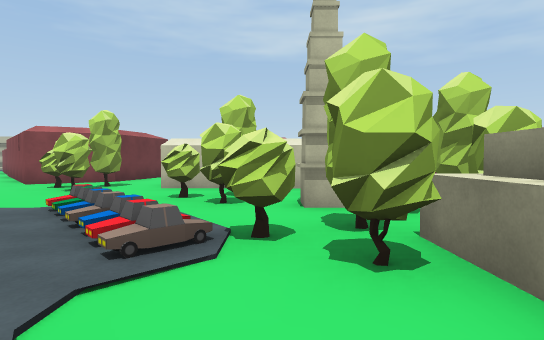
[1] (above)

21 first-person views from a walk through a Unity game level. The camera is 1.3 m above the floor, tilts 2° down and sees 80° across. The floor is counted in squares, 2 m on a side. Each view is taken from the middle of a square. On the plan, view 1 faces up. The plan holds only what a view shows up to about 10 squares ahead; the rest is blank. The place goes on beyond the plan. The player character is not drawn.

[2]
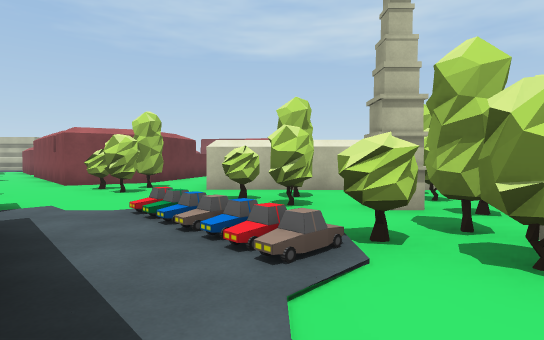

[3]
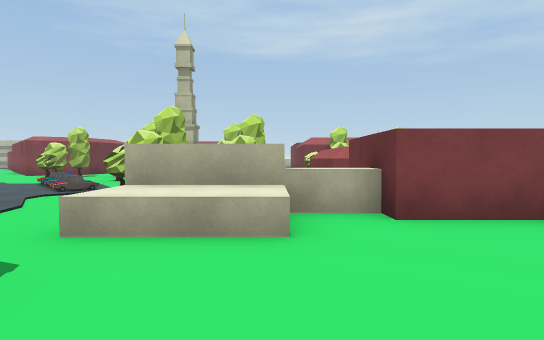

[4]
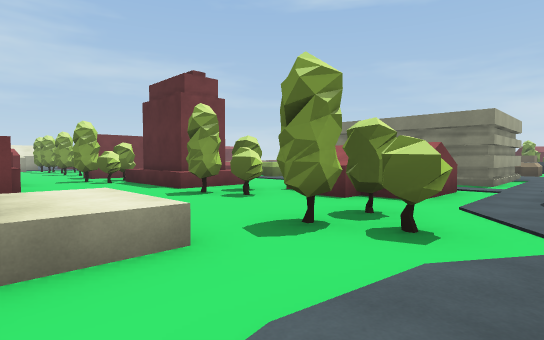

[5]
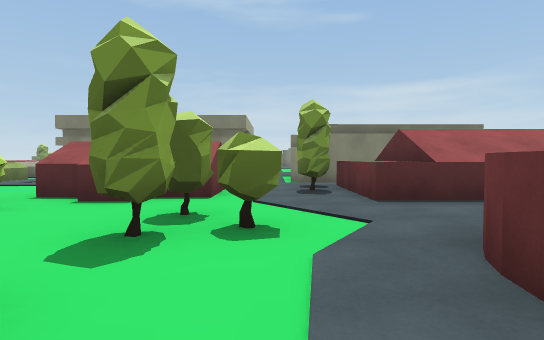

[6]
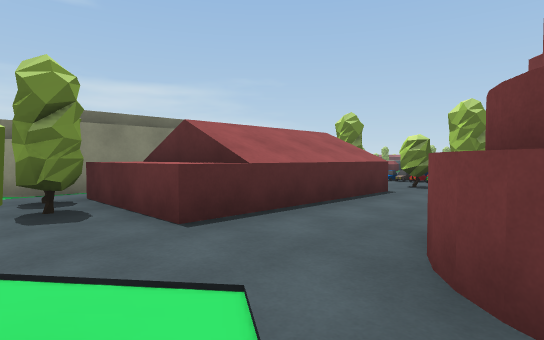

[7]
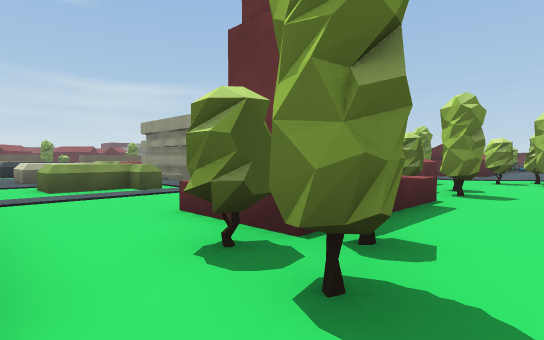

[8]
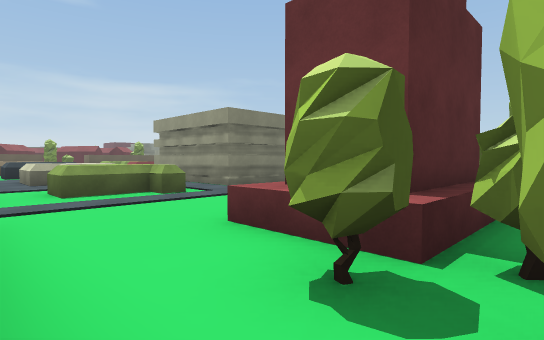

[9]
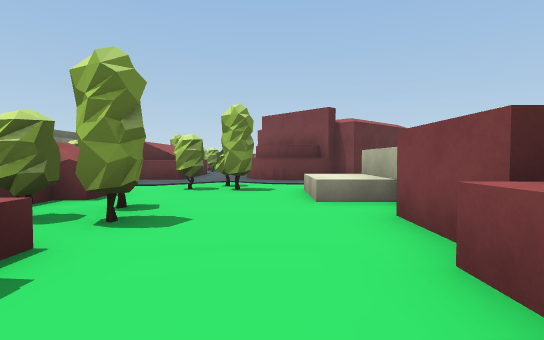

[10]
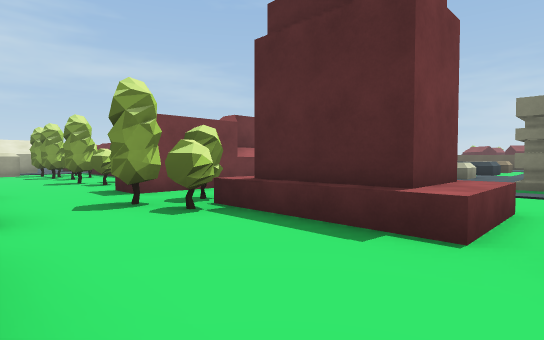

[11]
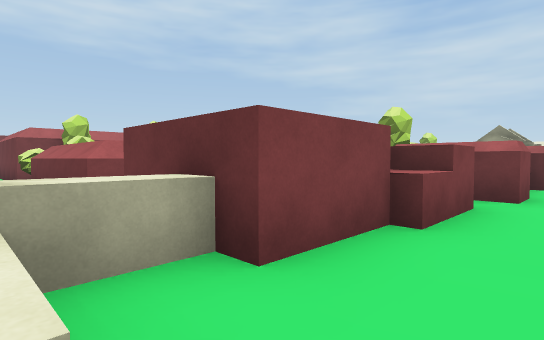

[12]
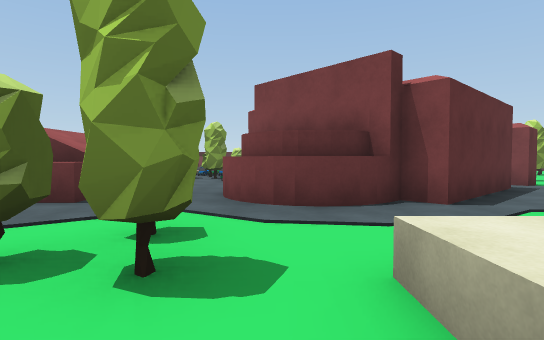

[13]
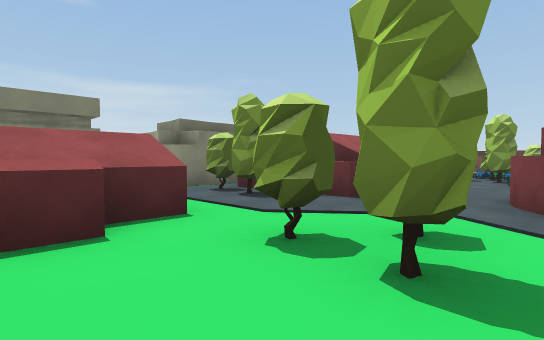

[14]
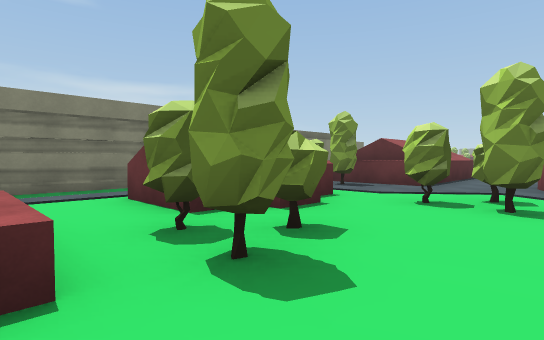

[15]
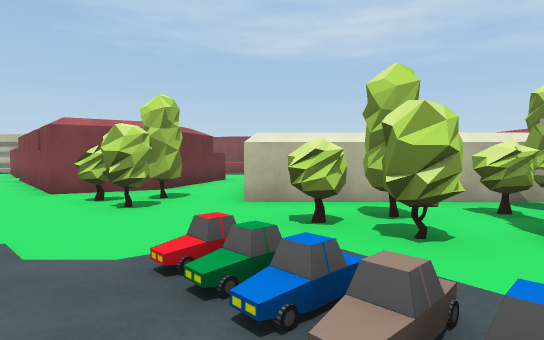

[16]
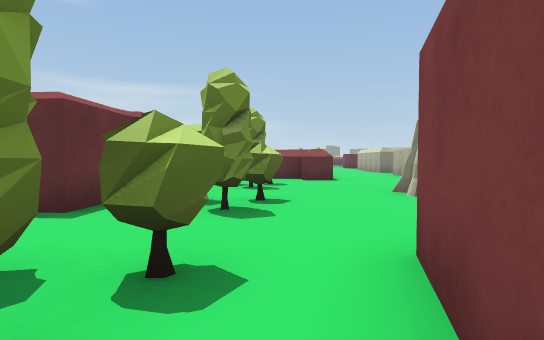

[17]
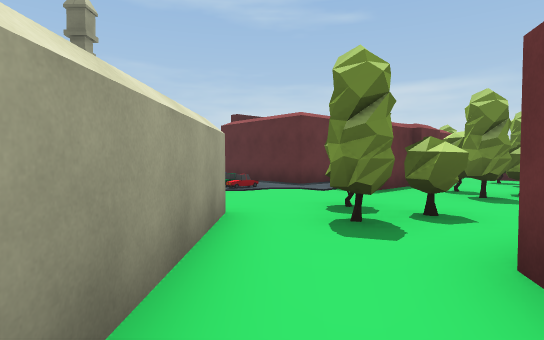

[18]
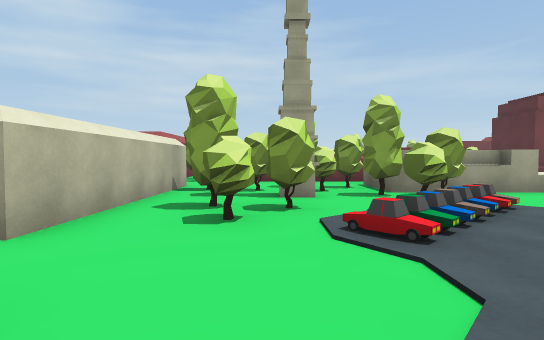

[19]
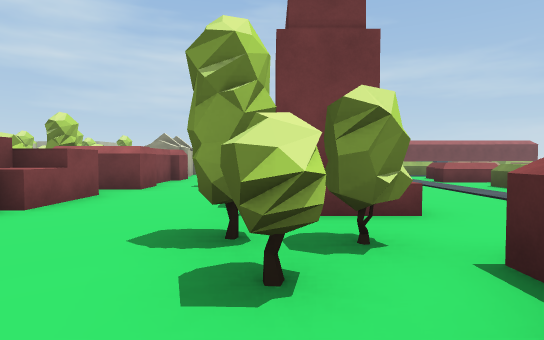

[20]
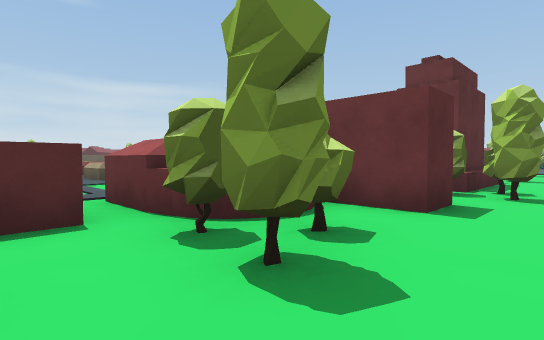

[21]
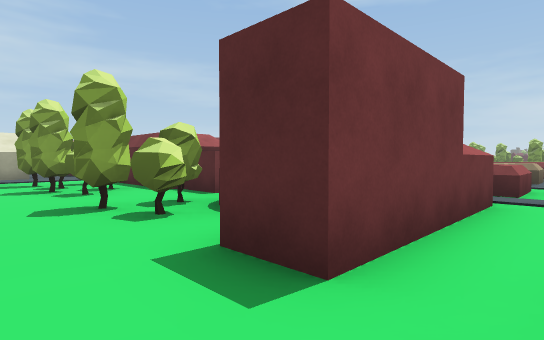

### Floor plan
Key: @ floor where view 1 was taken; # wall or solid block; . floor; / step, stairs or slope; ^ raised ledge; T tree; W tower; G garage; O other object.
Columns run from 8 left of view 1 to 22 right of it. Each row starts with its distance up from view 1.
 12     #.
 11 #   #.      #
 10 ## ##.#     #
  9 .###..#     #
  8 ..#TT.#    ##
  7 ...TT.######TTT
  6 ..T.T.TTTTT.OO
  5 TTT....TTTTTO
  4  T##..OTWTTTO
  3   ###.OOTTTTOO
  2    ###./.T# O    T
  1      ##..## O   TTT
  0       #.@###OOOO O   OOO
 -1       ##.^^^..OOOOOOO.OO
 -2       ##..................
 -3  TO..^..TT.......TT....T..TT .#
 -4 OT.......T..TTOOOTTOO.TTTTOO...
 -5  T^^^^^...OOT.O OO.OOOTT  # ..
 -6  T   #^T.OOOO......OO O##
 -7      ^^T.O  O......O  O
 -8       .T..  ........  .
 -9      ###.. .....OO.O  .
-10         .GGGGGG.OO.OO .
-11         .G    G   .....
-12         .G    G.OO.OOO
-13                .OO.O O

Where each view was taken, in squares from view 1:
view 1: 0 up, 0 right, facing up
view 2: 0 up, 1 left, facing up
view 3: 4 down, 3 right, facing up
view 4: 0 up, 1 left, facing down-right
view 5: 0 up, 0 right, facing down
view 6: 2 down, 0 right, facing down-left
view 7: 2 down, 11 right, facing down-left
view 8: 3 down, 11 right, facing down-left
view 9: 2 down, 8 right, facing left
view 10: 1 down, 5 right, facing down-right
view 11: 2 down, 3 right, facing up-right
view 12: 2 down, 3 right, facing left
view 13: 2 down, 3 right, facing down-left
view 14: 2 down, 6 right, facing down-left
view 15: 2 up, 2 left, facing up
view 16: 9 up, 4 left, facing down-left
view 17: 11 up, 3 left, facing down
view 18: 5 up, 5 left, facing right
view 19: 4 down, 2 right, facing right
view 20: 2 down, 16 right, facing down-left
view 21: 2 down, 10 right, facing down-right
